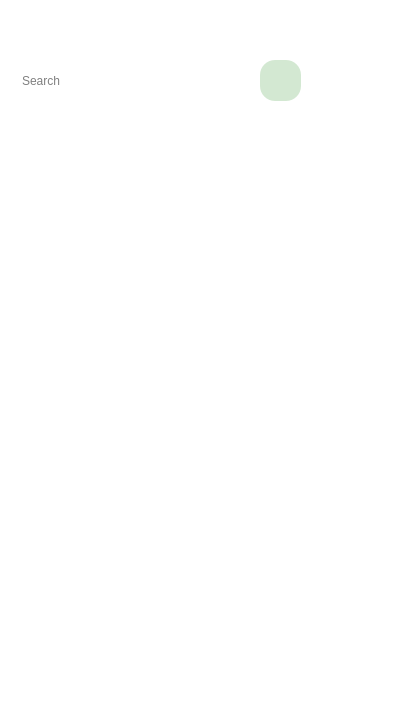
<?xml version="1.0" encoding="UTF-8"?>
<ui version="4.0">
 <class>AddMembers</class>
 <widget class="QWidget" name="AddMembers">
  <property name="geometry">
   <rect>
    <x>0</x>
    <y>0</y>
    <width>400</width>
    <height>720</height>
   </rect>
  </property>
  <property name="windowTitle">
   <string>Form</string>
  </property>
  <property name="styleSheet">
   <string notr="true">background-color:white;</string>
  </property>
  <widget class="QLineEdit" name="lineEdit">
   <property name="geometry">
    <rect>
     <x>10</x>
     <y>60</y>
     <width>281</width>
     <height>41</height>
    </rect>
   </property>
   <property name="styleSheet">
    <string notr="true">background-color: &quot;#E1ECE1&quot;;
border-radius:15px;
padding:10px;
</string>
   </property>
   <property name="placeholderText">
    <string>Search</string>
   </property>
  </widget>
  <widget class="QPushButton" name="pushButton">
   <property name="geometry">
    <rect>
     <x>260</x>
     <y>60</y>
     <width>41</width>
     <height>41</height>
    </rect>
   </property>
   <property name="styleSheet">
    <string notr="true">QPushButton{
background-color: #D3E8D2;
border-radius: 15px;
}</string>
   </property>
   <property name="text">
    <string/>
   </property>
   <property name="icon">
    <iconset resource="../../../assets.qrc">
     <normaloff>:/icons/search.png</normaloff>:/icons/search.png</iconset>
   </property>
   <property name="iconSize">
    <size>
     <width>30</width>
     <height>30</height>
    </size>
   </property>
  </widget>
  <widget class="QScrollArea" name="scrollArea">
   <property name="geometry">
    <rect>
     <x>-1</x>
     <y>120</y>
     <width>401</width>
     <height>601</height>
    </rect>
   </property>
   <property name="styleSheet">
    <string notr="true">QScrollArea {
    padding:10px;
    border: none;
}
QScrollBar:vertical {
        background: transparent;
        width: 6px;
        margin: 0px;
    }
QScrollBar::handle:vertical {
    background: #333;
    min-height: 20px;
    border-radius: 3px;
}
QScrollBar::handle:vertical:hover {
    background: #999;
}
    QScrollBar::add-line:vertical,
    QScrollBar::sub-line:vertical {
        height: 0px;
    }
    QScrollBar::add-page:vertical,
    QScrollBar::sub-page:vertical {
        background: none;
    }</string>
   </property>
   <property name="widgetResizable">
    <bool>true</bool>
   </property>
   <widget class="QWidget" name="scrollAreaWidgetContents">
    <property name="geometry">
     <rect>
      <x>0</x>
      <y>0</y>
      <width>381</width>
      <height>581</height>
     </rect>
    </property>
    <property name="styleSheet">
     <string notr="true">QScrollArea {
    padding:10px;
    border: none;
}
QScrollBar:vertical {
        background: transparent;
        width: 6px;
        margin: 0px;
    }
QScrollBar::handle:vertical {
    background: #333;
    min-height: 20px;
    border-radius: 3px;
}
QScrollBar::handle:vertical:hover {
    background: #999;
}
    QScrollBar::add-line:vertical,
    QScrollBar::sub-line:vertical {
        height: 0px;
    }
    QScrollBar::add-page:vertical,
    QScrollBar::sub-page:vertical {
        background: none;
    }</string>
    </property>
   </widget>
  </widget>
  <widget class="QPushButton" name="added">
   <property name="geometry">
    <rect>
     <x>340</x>
     <y>60</y>
     <width>41</width>
     <height>41</height>
    </rect>
   </property>
   <property name="styleSheet">
    <string notr="true">border:none;</string>
   </property>
   <property name="text">
    <string/>
   </property>
   <property name="icon">
    <iconset resource="../../../assets.qrc">
     <normaloff>:/icons/send.png</normaloff>:/icons/send.png</iconset>
   </property>
   <property name="iconSize">
    <size>
     <width>41</width>
     <height>41</height>
    </size>
   </property>
  </widget>
 </widget>
 <resources>
  <include location="../../../assets.qrc"/>
 </resources>
 <connections/>
</ui>
